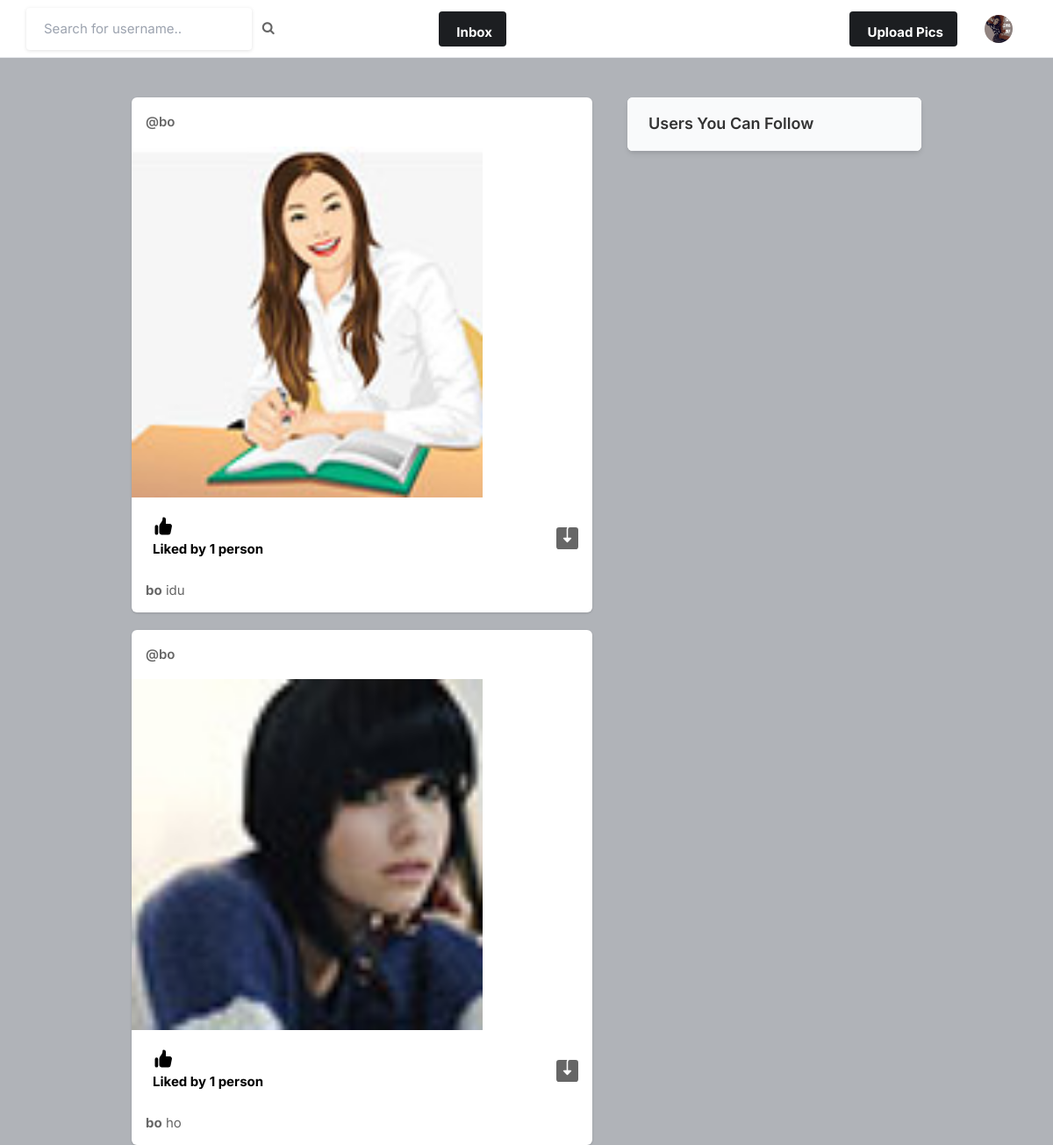
Before: / (signed in) with the older database file.
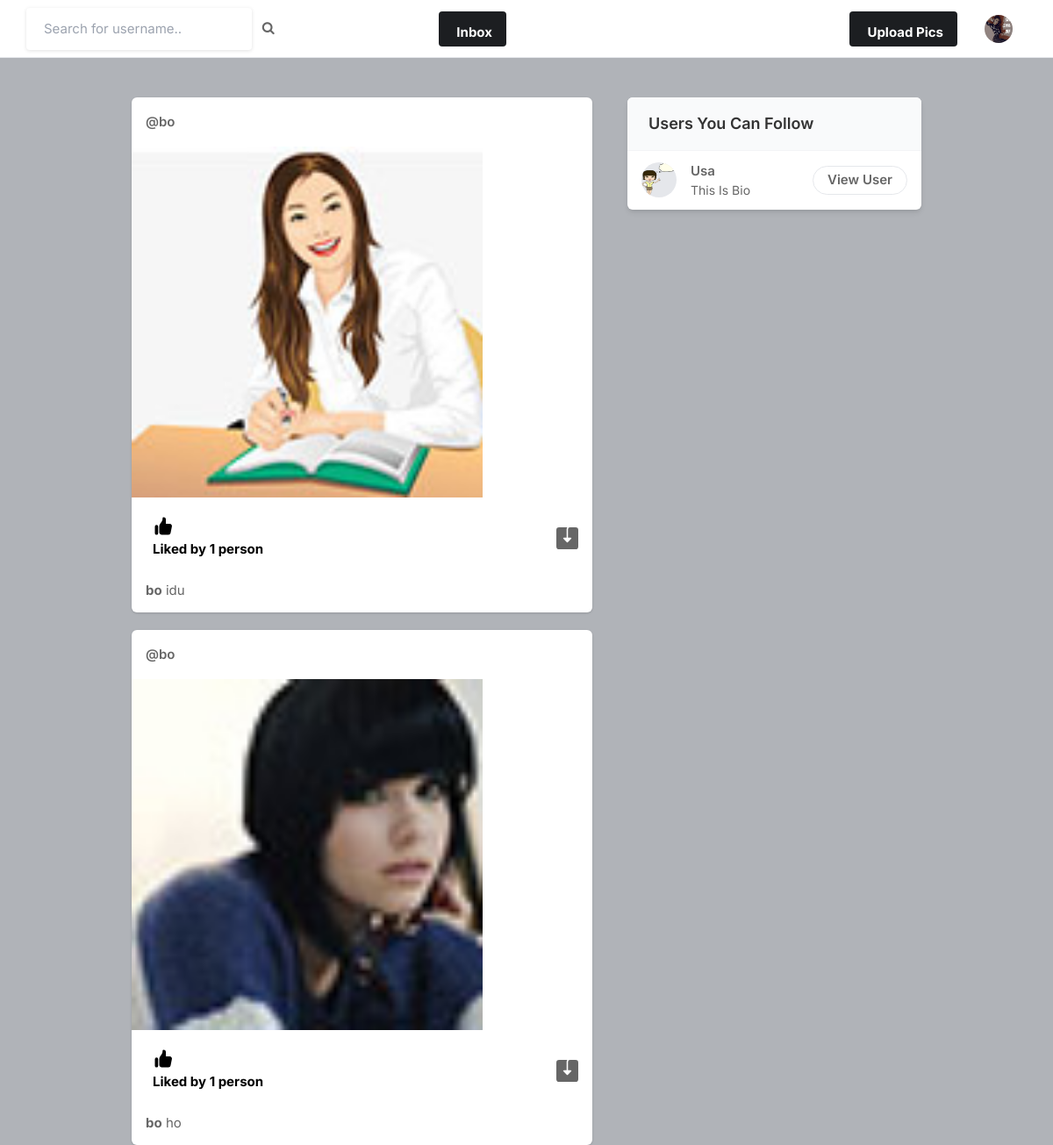
After: the same page with the newer database file.
### core/models.py (models this page shows, shortened)
class Profile(models.Model):
    user = models.ForeignKey(User, on_delete=models.CASCADE)
    id_user = models.IntegerField()
    bio = models.TextField(blank=True)
    profileimg = models.ImageField(upload_to='profile_images', default='blank-profile-picture.png')
    location = models.CharField(max_length=100, blank=True)

class Post(models.Model):
    id = models.UUIDField(primary_key = True, default = uuid.uuid4)
    user = models.CharField(max_length=100)
    image = models.ImageField(upload_to='post_images')
    caption = models.TextField()
    created_at = models.DateTimeField(default=datetime.now)
    no_of_likes = models.IntegerField(default=0)

### core/views.py (the view)
# urls.py: path('', views.index, name='index'),
@login_required(login_url='signin')
def index(request):
    user_object = User.objects.get(username=request.user.username)
    user_profile = Profile.objects.get(user=user_object)
    user_following_list = []
    feed = []
    user_following = FollowersCount.objects.filter(follower=request.user.username)
    for users in user_following:
       user_following_list.append(users.user)
    for usernames in user_following_list:
       feed_lists = Post.objects.filter(user=usernames)
       feed.append(feed_lists)
    feed_list = list(chain(*feed))
    all_users = User.objects.all()
    user_following_all =[]
    for user in user_following:
       user_list = User.objects.get(username = user.user)
       user_following_all.append(user_list)
    new_suggestions_list = [x for x in list(all_users) if (x not in list(user_following_all))]
    current_user = User.objects.filter(username = request.user.username)
    final_suggestions_list = [x for x in list(new_suggestions_list) if (x not in list(current_user))]
    random.shuffle(final_suggestions_list)
    username_profile = []
    username_profile_list = []
    for users in final_suggestions_list:
       username_profile.append(users.id)
    for ids in username_profile:
       profile_lists = Profile.objects.filter(id_user = ids)
       username_profile_list.append(profile_lists)
    suggestions_username_profile_list = list(chain(*username_profile_list))
    return render(request, 'index.html', {'user_profile':user_profile, 'posts':feed_list, 'suggestions_username_profile_list':suggestions_username_profile_list[:4]})

### template/index.html (shortened to what this page needs)
{% load static %}
<!DOCTYPE html>
<html lang="en">
<head>
    <link rel="stylesheet" href="{% static 'assets/css/icons.css' %}">
    <link rel="stylesheet" href="{% static 'assets/css/uikit.css' %}">
    <link rel="stylesheet" href="{% static 'assets/css/style.css' %}">
    <link rel="stylesheet" href="{% static 'assets/css/tailwind.css' %}">
    <link rel="stylesheet" href="https://cdnjs.cloudflare.com/ajax/libs/font-awesome/4.7.0/css/font-awesome.min.css">
</head>
<body>
            <header>
                <div class="header_inner">
                    <form action="/search" method="POST">
                    <div class="left-side">
                            <input type="text" name="username" placeholder="Search for username..">&nbsp; &nbsp;
                            <button type="submit"><i class="fa fa-search fa-1x"></i></button>
                    </div>
                    </form>
                        <span class='mx-auto '>
                          <a href="/inbox"
                            class="bg-pink-500  font-bold hidden hover:bg-pink-600 hover:text-white  text-right  lg:block max-h-10 mr-4 px-4 py-2 rounded shado text-white">
                               Inbox
                              </a>
                        </span>
                    <div class="right-side lg:pr-4">
                        <a href="#"
                            class="bg-pink-500 flex font-bold hidden hover:bg-pink-600 hover:text-white inline-block items-center lg:block max-h-10 mr-4 px-4 py-2 rounded shado text-white">
                              Upload Pics
                        </a>
                        <a href="#">
                            <img src="{{user_profile.profileimg.url}}" class="header-avatar" alt="">
                        </a>
                    </div>
                </div>
            </header>
            <div class="container m-auto">
                <div class="lg:flex justify-center lg:space-x-10 lg:space-y-0 space-y-5">
                    <div class="space-y-5 flex-shrink-0 lg:w-7/12">
                        {% for post in posts reversed %}
                        <div class="bg-white shadow rounded-md  -mx-2 lg:mx-0">
                            <div class="flex justify-between items-center px-4 py-3">
                                <div class="flex flex-1 items-center space-x-4">
                                    <span class="block font-semibold "><a href="/profile/{{post.user}}">@{{post.user}}</a></span>
                                </div>
                              <div>
                                <a href="#"> <i class="icon-feather-more-horizontal text-2xl hover:bg-gray-200 rounded-full p-2 transition -mr-1 "></i> </a>
                              </div>
                            </div>
                            <div uk-lightbox>
                                <a href="{{post.image.url}}">
                                    <img height='300' width='400' src="{{post.image.url}}" alt="">
                                </a>
                            </div>
                            <div class="py-3 px-4 space-y-3">
                                <div class="flex space-x-4 lg:font-bold">
                                    <a href="/like-post?post_id={{post.id}}" class="flex items-center space-x-2">
                                        <div class="p-2 rounded-full text-black">
                                            {% if post.no_of_likes == 0 %}
                                            <p>No likes</p>
                                            {% elif post.no_of_likes == 1 %}
                                            <p>Liked by {{post.no_of_likes}} person</p>
                                            {% else %}
                                            <p>Liked by {{post.no_of_likes}} people</p>
                                            {% endif %}
                                        </div>
                                    </a>
                                    <a href="{{post.image.url}}" class="flex items-center space-x-2 flex-1 justify-end" download>
                                    </a>
                                </div>
                                <p>
                                    <a href="/profile/{{post.user}}"><strong>{{post.user}}</strong></a> {{post.caption}}
                                </p>
                            </div>
                        </div>
                        {% endfor %}
                    </div>
                    <div class="lg:w-5/12">
                        <div class="bg-white  shadow-md rounded-md overflow-hidden">
                            <div class="bg-gray-50  border-b border-gray-100 flex items-baseline justify-between py-4 px-6 ">
                                <h2 class="font-semibold text-lg">Users You Can Follow</h2>
                            </div>
                            <div class="divide-gray-300 divide-gray-50 divide-opacity-50 divide-y px-4 ">
                                {% for suggestion in suggestions_username_profile_list %}
                                <div class="flex items-center justify-between py-3">
                                    <div class="flex flex-1 items-center space-x-4">
                                        <a href="/profile/{{suggestion.user}}">
                                            <img src="{{suggestion.profileimg.url}}" class="bg-gray-200 rounded-full w-10 h-10">
                                        </a>
                                        <div class="flex flex-col">
                                            <span class="block capitalize font-semibold"> {{suggestion.user}} </span>
                                            <span class="block capitalize text-sm"> {{suggestion.bio}} </span>
                                        </div>
                                    </div>
                                    <a href="/profile/{{suggestion.user}}" class="border border-gray-200 font-semibold px-4 py-1 rounded-full hover:bg-pink-600 hover:text-white hover:border-pink-600 "> View User </a>
                                </div>
                                {% endfor %}
                            </div>
                        </div>
                    </div>
                </div>
            </div>
</body>
</html>

### static/assets/css/style.css (style rules this page uses)
body { background-color: #B0B3B8!important; }
button { vertical-align: middle; }
input { height: 48px; line-height: 48px; padding: 0 20px; outline: none; font-size: 15px; color: #808080; max-width: 100%; width: 100%; -webkit-box-sizing: border-box; box-sizing: border-box; display: block; font-weight: 400; opacity: 1; border-radius: 4px; border: none; -webkit-box-shadow: 0 1px 4px 0px rgba(0, 0, 0, 0.12); box-shadow: 0 1px 4px 0px rgba(0, 0, 0, 0.12); }
input[type="text"], input[type="password"], input[type="email"], input[type="number"] { height: 48px; line-height: 48px; padding: 0 20px; outline: none; font-size: 15px; color: #808080; max-width: 100%; width: 100%; -webkit-box-sizing: border-box; box-sizing: border-box; display: block; font-weight: 400; opacity: 1; border-radius: 4px; border: none; -webkit-box-shadow: 0 1px 4px 0px rgba(0, 0, 0, 0.12); box-shadow: 0 1px 4px 0px rgba(0, 0, 0, 0.12); }
input { -webkit-transition: all 0.1s ease-in-out; transition: all 0.1s ease-in-out; }
::placeholder { color: #808080; opacity: 1; }
button { border: none; margin: 0; padding: 0; width: auto; overflow: visible; background: transparent; color: inherit; font: inherit; line-height: normal; cursor: pointer; }
a { color: #be185d; -webkit-transition: 0.3s; transition: 0.3s; outline: none !important; }
button { outline: none !important; }
img { max-width: 100%; }
body { color: #666; font-size: 15px; line-height: 27px; background-color: #f0f2f5; font-family: "Inter", sans-serif; text-transform: none; }
body p { font-size: 15px; line-height: 27px; }
h1, h2, h3, h4, h5, h6 { font-family: "Inter", sans-serif; text-transform: none; }
input[type="text"], input[type="password"], input[type="email"] { font-family: "Inter", sans-serif; text-transform: none; }
button, body .pac-container { font-family: "Inter", sans-serif; text-transform: none; }
h1, h2, h3, h4, h5, h6 { color: #333; font-weight: 500; margin: 0; padding: 0; }
h2 { font-size: 26px; }
b, strong { font-weight: 700 !important; }
@media (min-width: 1024px) { .container { max-width: 900px !important; padding-top: 45px; } }
header { background-color: #fff; left: 0; right: 0; top: 0; z-index: 99; height: 66px; display: -webkit-box; display: -ms-flexbox; display: flex; -webkit-box-align: center; -ms-flex-align: center; align-items: center; border-bottom: 1px solid #e5e7eb; }
header .header_inner { display: -webkit-box; display: -ms-flexbox; display: flex; -webkit-box-align: center; -ms-flex-align: center; align-items: center; max-width: 1090px; margin: auto; width: 100%; max-width: 100% !important; padding: 0 30px; }
header .header_inner .left-side { display: -webkit-box; display: -ms-flexbox; display: flex; -webkit-box-align: center; -ms-flex-align: center; align-items: center; }
header .header_inner .right-side { display: -webkit-box; display: -ms-flexbox; display: flex; -webkit-box-align: center; -ms-flex-align: center; align-items: center; -webkit-box-pack: end; -ms-flex-pack: end; justify-content: flex-end; margin-left: auto; }
header .header_inner .right-side .header-avatar { width: 32px; height: 32px; border-radius: 100%; margin-left: 15px; }

Changed rows visible on the page:
added Profile: profileimg (picture), user "Usa", bio "This Is Bio"
